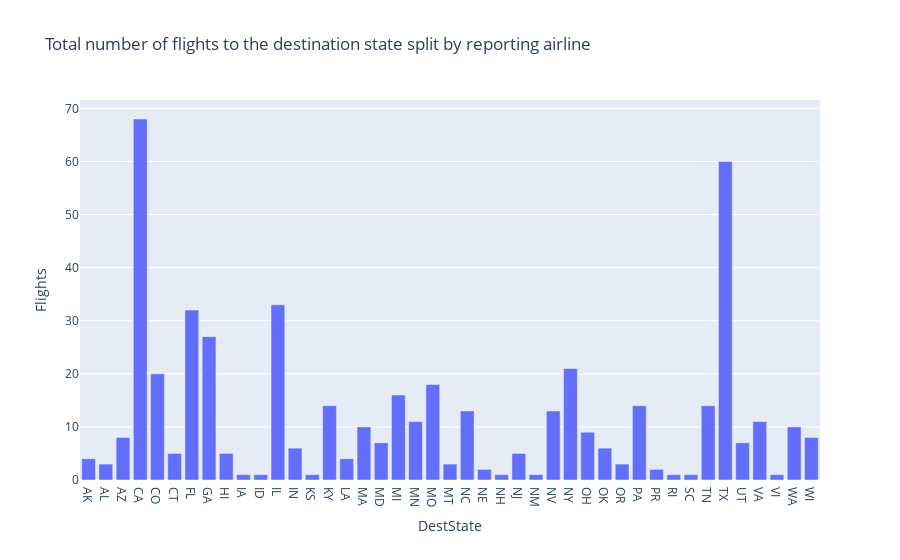
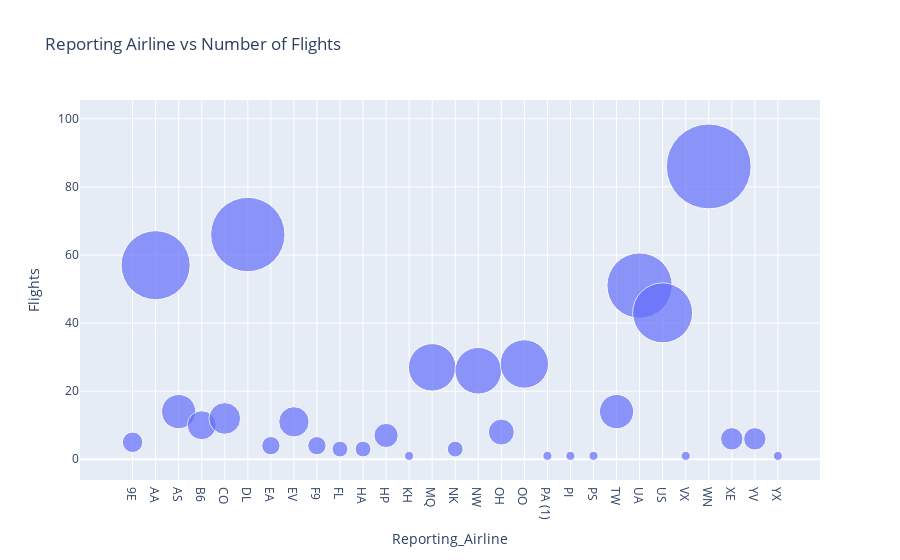
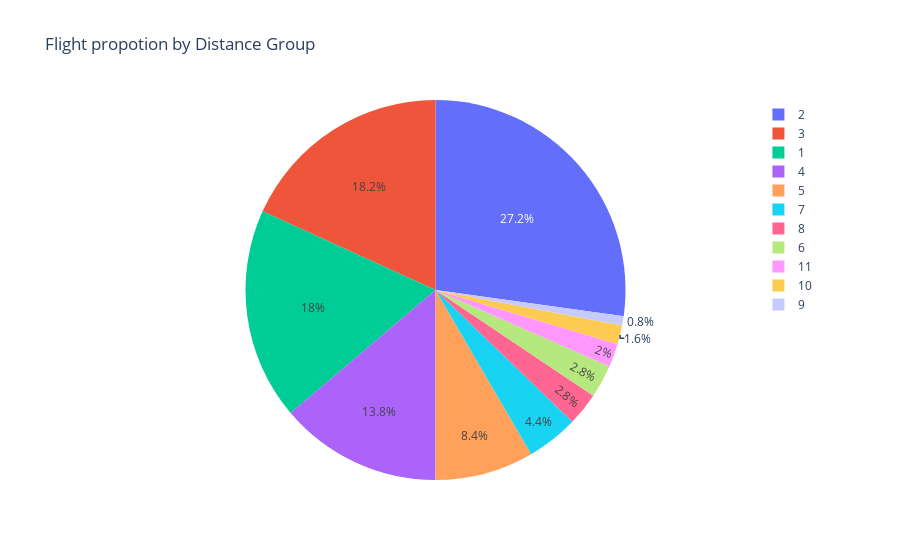
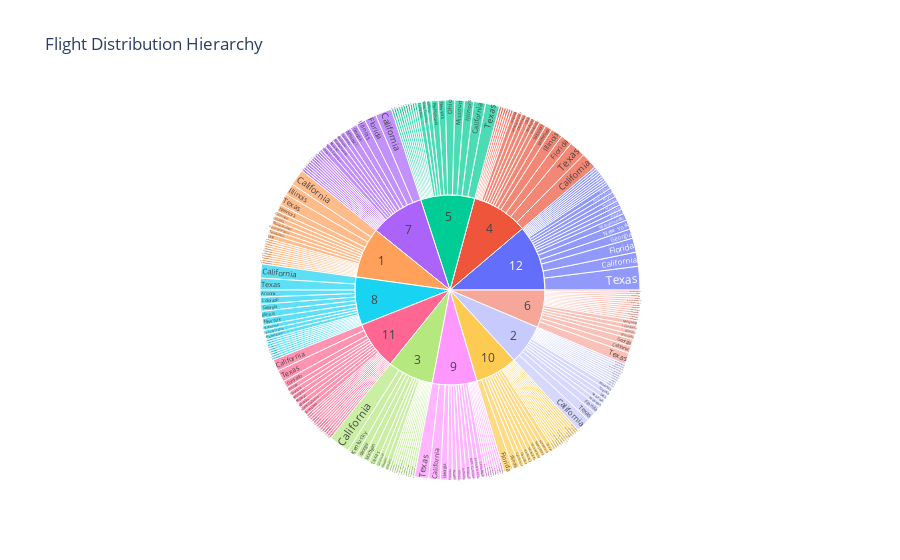

The notebook cell saved with these charts, in order:
### Markdown cell above
## Illustration of Bar Chart, Bubble chart, Pie Chart, and SUnburst Chart

### Code cell
#Bar Chart
fig = px.bar(bar_data, x="DestState", y="Flights", title='Total number of flights to the destination state split by reporting airline') 
fig.show()

#Bubble Chart
# Group the data by reporting airline and get number of flights
bub_data = data.groupby('Reporting_Airline')['Flights'].sum().reset_index()
fig = px.scatter(bub_data, x="Reporting_Airline", y="Flights", size="Flights",
                 hover_name="Reporting_Airline", title='Reporting Airline vs Number of Flights', size_max=60)
fig.show()

#Pie Chart
fig = px.pie(data, values='Flights', names='DistanceGroup', title='Flight propotion by Distance Group')
fig.show()

#Sunburst Chart
fig = px.sunburst(data, path=['Month', 'DestStateName'], values='Flights',title='Flight Distribution Hierarchy')
fig.show()

### Figure 1 — Plotly figure (JSON) as saved in the notebook; plotly's stock layout.template omitted (floating-point values rounded to 4 significant figures)
{"data": [{"alignmentgroup": "True", "hovertemplate": "DestState=%{x}<br>Flights=%{y}<extra></extra>", "legendgroup": "", "marker": {"color": "#636efa", "pattern": {"shape": ""}}, "name": "", "offsetgroup": "", "orientation": "v", "showlegend": false, "textposition": "auto", "type": "bar", "x": ["AK", "AL", "AZ", "CA", "CO", "CT", "FL", "GA", "HI", "IA", "ID", "IL", "IN", "KS", "KY", "LA", "MA", "MD", "MI", "MN", "MO", "MT", "NC", "NE", "NH", "NJ", "NM", "NV", "NY", "OH", "OK", "OR", "PA", "PR", "RI", "SC", "TN", "TX", "UT", "VA", "VI", "WA", "WI"], "xaxis": "x", "y": [4, 3, 8, 68, 20, 5, 32, 27, 5, 1, 1, 33, 6, 1, 14, 4, 10, 7, 16, 11, 18, 3, 13, 2, 1, 5, 1, 13, 21, 9, 6, 3, 14, 2, 1, 1, 14, 60, 7, 11, 1, 10, 8], "yaxis": "y"}], "layout": {"autosize": true, "barmode": "relative", "legend": {"tracegroupgap": 0}, "title": {"text": "Total number of flights to the destination state split by reporting airline"}, "xaxis": {"anchor": "y", "autorange": true, "domain": [0, 1], "range": [-0.5, 42.5], "title": {"text": "DestState"}, "type": "category"}, "yaxis": {"anchor": "x", "autorange": true, "domain": [0, 1], "range": [0, 71.58], "title": {"text": "Flights"}, "type": "linear"}}}

### Figure 2 — Plotly figure (JSON) as saved in the notebook; plotly's stock layout.template omitted (floating-point values rounded to 4 significant figures)
{"data": [{"hovertemplate": "<b>%{hovertext}</b><br><br>Reporting_Airline=%{x}<br>Flights=%{marker.size}<extra></extra>", "hovertext": ["9E", "AA", "AS", "B6", "CO", "DL", "EA", "EV", "F9", "FL", "HA", "HP", "KH", "MQ", "NK", "NW", "OH", "OO", "PA (1)", "PI", "PS", "TW", "UA", "US", "VX", "WN", "XE", "YV", "YX"], "legendgroup": "", "marker": {"color": "#636efa", "size": [5, 57, 14, 10, 12, 66, 4, 11, 4, 3, 3, 7, 1, 27, 3, 26, 8, 28, 1, 1, 1, 14, 51, 43, 1, 86, 6, 6, 1], "sizemode": "area", "sizeref": 0.02389, "symbol": "circle"}, "mode": "markers", "name": "", "orientation": "v", "showlegend": false, "type": "scatter", "x": ["9E", "AA", "AS", "B6", "CO", "DL", "EA", "EV", "F9", "FL", "HA", "HP", "KH", "MQ", "NK", "NW", "OH", "OO", "PA (1)", "PI", "PS", "TW", "UA", "US", "VX", "WN", "XE", "YV", "YX"], "xaxis": "x", "y": [5, 57, 14, 10, 12, 66, 4, 11, 4, 3, 3, 7, 1, 27, 3, 26, 8, 28, 1, 1, 1, 14, 51, 43, 1, 86, 6, 6, 1], "yaxis": "y"}], "layout": {"autosize": true, "legend": {"itemsizing": "constant", "tracegroupgap": 0}, "title": {"text": "Reporting Airline vs Number of Flights"}, "xaxis": {"anchor": "y", "autorange": true, "domain": [0, 1], "range": [-3.006, 29.96], "title": {"text": "Reporting_Airline"}, "type": "category"}, "yaxis": {"anchor": "x", "autorange": true, "domain": [0, 1], "range": [-11.3, 131.1], "title": {"text": "Flights"}, "type": "linear"}}}

### Figure 3 — Plotly figure (JSON) as saved in the notebook; plotly's stock layout.template omitted (floating-point values rounded to 4 significant figures; data arrays with more than 128 entries replaced by an {"elided": "..."} marker saying what was removed)
{"data": [{"domain": {"x": [0, 1], "y": [0, 1]}, "hovertemplate": "DistanceGroup=%{label}<br>Flights=%{value}<extra></extra>", "labels": {"elided": "500 int values"}, "legendgroup": "", "name": "", "showlegend": true, "type": "pie", "values": {"elided": "500 int values"}}], "layout": {"autosize": true, "legend": {"tracegroupgap": 0}, "title": {"text": "Flight propotion by Distance Group"}}}

### Figure 4 — Plotly figure (JSON) as saved in the notebook; plotly's stock layout.template omitted (floating-point values rounded to 4 significant figures; data arrays with more than 128 entries replaced by an {"elided": "..."} marker saying what was removed)
{"data": [{"branchvalues": "total", "domain": {"x": [0, 1], "y": [0, 1]}, "hovertemplate": "labels=%{label}<br>Flights=%{value}<br>parent=%{parent}<br>id=%{id}<extra></extra>", "ids": {"elided": "260 str values"}, "labels": {"elided": "260 str values"}, "name": "", "parents": {"elided": "260 str values"}, "type": "sunburst", "values": {"elided": "260 int values"}}], "layout": {"autosize": true, "legend": {"tracegroupgap": 0}, "title": {"text": "Flight Distribution Hierarchy"}}}
